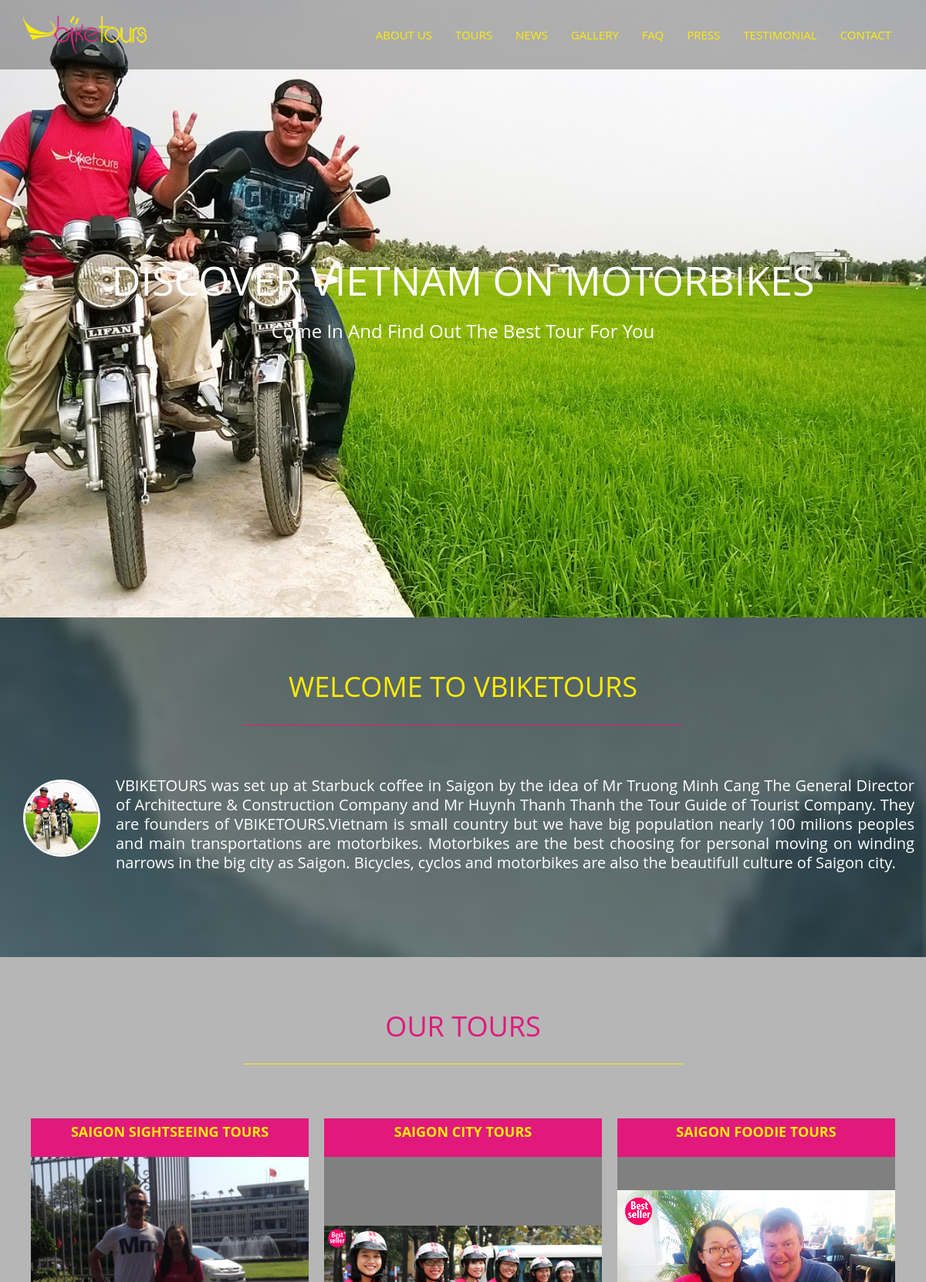
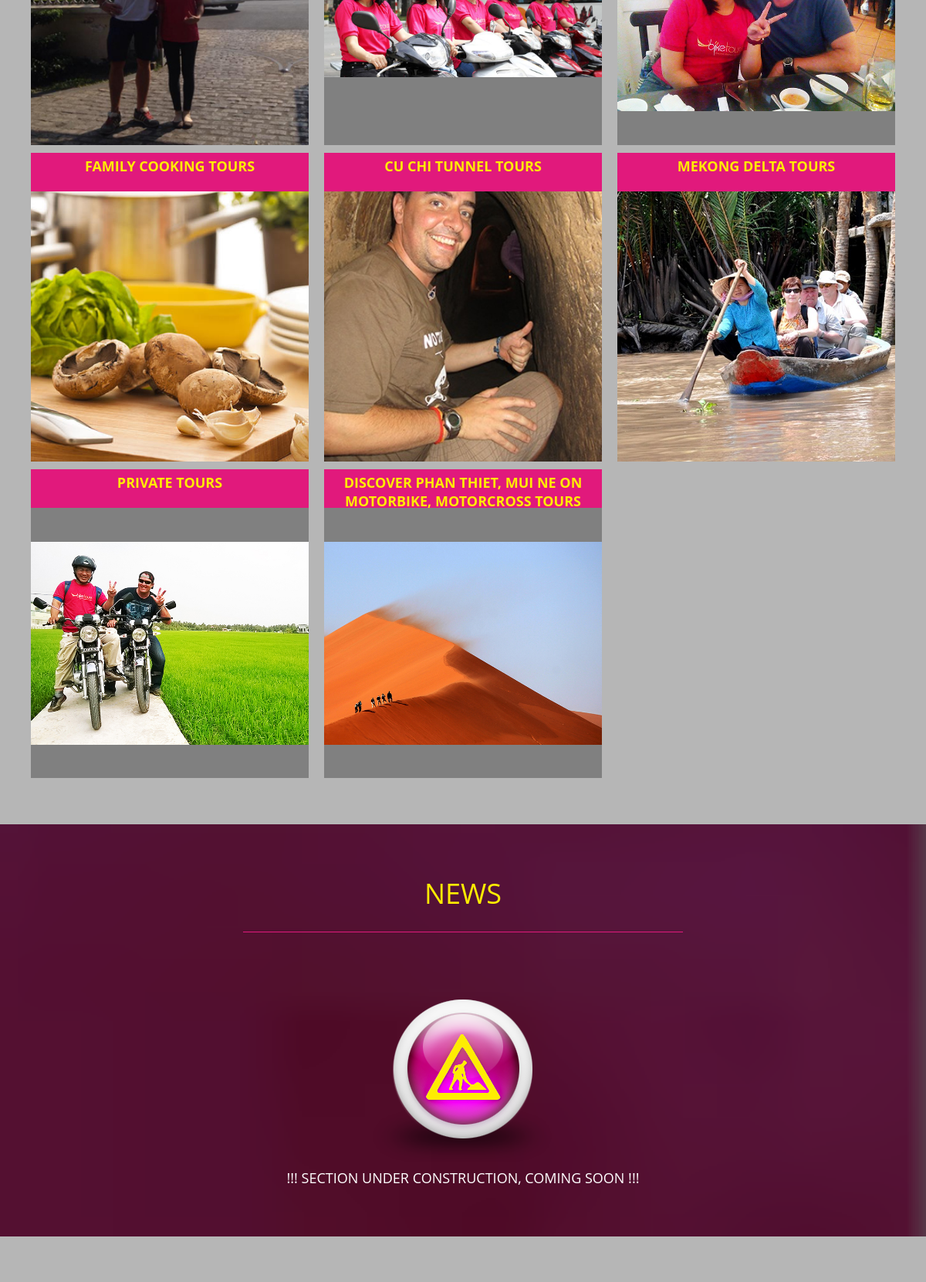
The page /index.php?page=welcome (upper part) on the database its author committed (2 pictures, top to bottom).
### tables this page shows
CREATE TABLE IF NOT EXISTS `tour` (
  `id` int(10) unsigned NOT NULL AUTO_INCREMENT,
  `name` varchar(500) NOT NULL,
  `summary` varchar(500) NOT NULL,
  `description` varchar(5000) NOT NULL,
  `fitness` varchar(500) NOT NULL,
  `vehicle` varchar(500) NOT NULL,
  `duration` varchar(500) NOT NULL,
  `style` varchar(500) NOT NULL,
  `route` varchar(5000) NOT NULL,
  `nb_passenger_max` int(11) NOT NULL,
  `price` double NOT NULL,
  `start_time` time NOT NULL,
  `validity_start` date NOT NULL,
  `validity_end` date NOT NULL,
  `picture` varchar(5000) NOT NULL,
  PRIMARY KEY (`id`),
  KEY `id` (`id`)
);

### View/welcome.php (called while the page is built, shortened)
<?php
include 'header.php';
include 'sections/slider.php';
include 'sections/about.php';
include 'sections/our_tours.php';
include 'sections/news.php';
include 'sections/gallery.php';
include 'footer.php';
?>

### Controller/welcome_ctl.php (called while the page is built, shortened)
<?php
$tour_dao=new TourDAO($db);
$tours_list=$tour_dao->getList();
include 'View/welcome.php';
?>

### Model/Classes/DAO/TourDAO.php (called while the page is built, shortened)
<?php
class TourDAO
{
  private $_db;
  public function getList()
  {
    $tours = [];
    $query = $this->_db->query('SELECT * FROM tour ORDER BY id');
    if($query!=null){
    while ($datas = $query->fetch(PDO::FETCH_ASSOC))
    {
      $tours[] = new Tour($datas);
    }
    }
    return $tours;
  }
  public function setDb(PDO $db)
  {
    $this->_db = $db;
  }
}
?>

### Model/Classes/Tour.php (called while the page is built, shortened)
<?php
class Tour {
	private $_id;
	private $_name;
	private $_picture;
	public function hydrate(array $tour)
	{
		foreach ($tour as $key => $value)
		{
			$method = 'set_'.ucfirst($key);
		}
	}
	public function get_id() {
		return $this->_id;
	}
	public function get_name() {
		return $this->_name;
	}
	public function get_picture() {
		return $this->_picture;
	}
	public function set_id($id) {
		$this->_id = $id;
	}
	public function set_name($name) {
		$this->_name = $name;
	}
	public function set_picture($picture) {
		$this->_picture = $picture;
	}
}
?>

### View/sections/our_tours.php (the view, shortened to what this page needs)
<section id="tours_section">
	<div class="container">
		<div class="row">
			<div class="sec-title text-center wow animated fadeInDown">
				<h2>OUR TOURS</h2>
			</div>
			<div id="list_tours" class="col-xs-12 col-md-12 col-lg-12">
			<?php foreach ( $tours_list as $tour ) {?>
				<div id="tours" class="col-xs-12 col-md-6 col-lg-4">
 					<a href="index.php?page=tour&tour_id=<?php echo $tour->get_id() ?>">
 						<div id="tours_name" class="col-xs-12 col-md-12 col-lg-12">
							<b><?php echo $tour->get_name () . '<BR/><BR/>'; ?></b>
 						</div>
 						<div id="tours_summary" class="col-xs-12 col-md-12 col-lg-12" style="background-image: url(./<?php echo "img/uploads/tours/".str_replace(" ", "_",$tour->get_name())."/".$tour->get_picture();?>)">
 						</div>
 					</a>
				</div>
				<?php }?>
			</div>
		</div>
	</div>
</section>

### View/css/main.css (style rules this page uses)
body { background-color: #b6b6b6; font-family: 'Open Sans', sans-serif; line-height: 24px; font-size: 18px; color: #515151; }
a { color: #E1197C; -webkit-transition: all 0.3s ease-out 0s; -moz-transition: all 0.3s ease-out 0s; -ms-transition: all 0.3s ease-out 0s; -o-transition: all 0.3s ease-out 0s; transition: all 0.3s ease-out 0s; }
a, a:hover, a:focus, .btn:focus { text-decoration:inherit; outline: none; }
h1, h2, h3, h4, h5, h6, .h1, .h2, .h3, .h4, .h5, .h6 { font-family: 'Open Sans', sans-serif; color: #2e2e2e; }
main > section { padding: 70px 0; }
.sec-title { margin-bottom: 50px; padding: 0 15px; }
.sec-title h2 { font-size: 36px; margin: 0 0 30px; padding-bottom: 30px; position: relative; text-transform: uppercase; color: #E1197C; }
.sec-title h2:after { border-bottom: 1px solid #FEEC02; content: ""; display: block; left: 25%; bottom: 0; position: absolute; width: 50%; }
#tours { height: 400px; margin-top:10px; padding: 10px; }
#tours_name { text-align: center; text-transform: uppercase; background-color: #E1197C; height: 50px; padding: 5px; }
#tours_summary { background-repeat: no-repeat; background-size: 100%; background-color: #808080; background-position: center; height: 350px; padding: 0; }
#tours>a { color: #FEEC02; }

### rows shown on the page
tour: name "SAIGON SIGHTSEEING TOURS", picture (picture)
tour: name "SAIGON CITY TOURS", picture (picture)
tour: name "SAIGON FOODIE TOURS", picture (picture)
tour: name "FAMILY COOKING TOURS", picture (picture)
tour: name "CU CHI TUNNEL TOURS", picture (picture)
tour: name "MEKONG DELTA TOURS", picture (picture)
tour: name "PRIVATE TOURS", picture (picture)
tour: name "DISCOVER PHAN THIET, MUI NE ON MOTORBIKE, MOTORCROSS TOURS", picture (picture)
